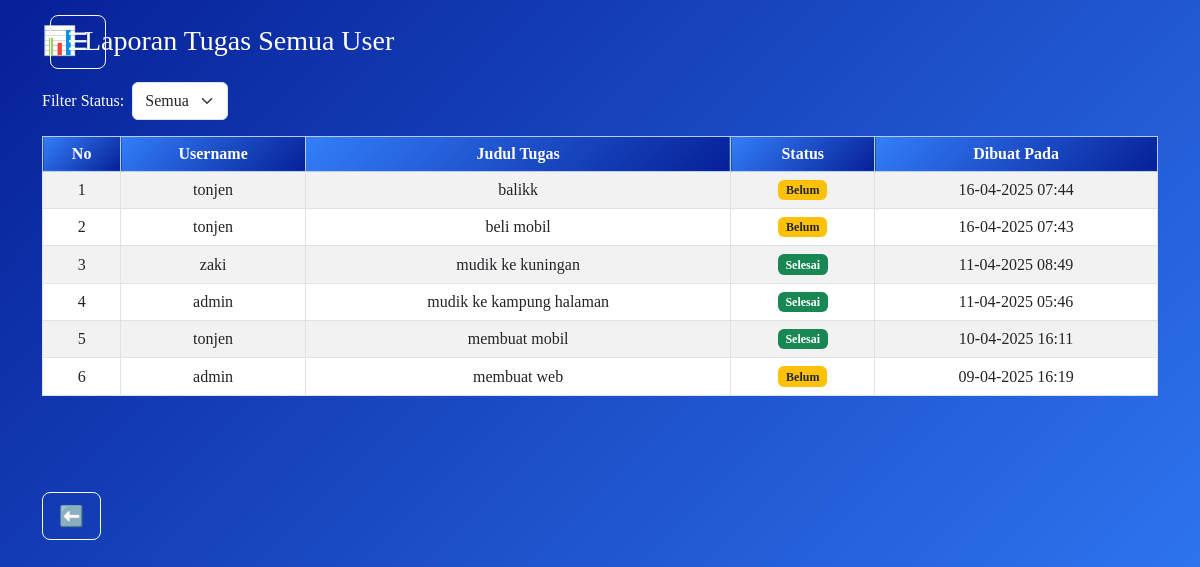
Page /admin/laporan_tugas.php (signed in) on the committed database.
### tables this page shows
CREATE TABLE `tasks` (
  `id` int(11) NOT NULL,
  `judul` varchar(255) NOT NULL,
  `status` enum('belum','selesai') NOT NULL DEFAULT 'belum',
  `user_id` int(11) DEFAULT NULL,
  `created_at` timestamp NOT NULL DEFAULT current_timestamp(),
  `updated_at` timestamp NOT NULL DEFAULT current_timestamp() ON UPDATE current_timestamp()
);

CREATE TABLE `users` (
  `id` int(11) NOT NULL,
  `username` varchar(50) NOT NULL,
  `email` varchar(255) DEFAULT NULL,
  `password` varchar(255) NOT NULL,
  `role` enum('admin','user') NOT NULL,
  `created_at` datetime DEFAULT current_timestamp()
);

### admin/laporan_tugas.php (the view, shortened to what this page needs)
<?php
include '../sidebar.php';
include '../config/db.php';
$sql = "SELECT tasks.*, users.username
        FROM tasks
        JOIN users ON tasks.user_id = users.id";
$sql .= " ORDER BY tasks.created_at DESC";
$result = $conn->query($sql);
?>
<!DOCTYPE html>
<html lang="en">
<head>
    <link href="https://cdn.jsdelivr.net/npm/bootstrap@5.3.0/dist/css/bootstrap.min.css" rel="stylesheet">
</head>
<body class="p-4">
    <div class="container">
        <h3 class="mb-4 text-white">📊 Laporan Tugas Semua User</h3>
        <form method="get" class="mb-3 row g-2 align-items-center">
            <div class="col-auto">
                <label for="status" class="form-label mb-0 text-white">Filter Status:</label>
            </div>
            <div class="col-auto">
                <select name="status" id="status" class="form-select" onchange="this.form.submit()">
                    <option value="">Semua</option>
                </select>
            </div>
        </form>
        <table class="table table-bordered text-center table-striped">
            <thead class="table-primary">
                <tr>
                    <th style="background: linear-gradient(135deg, #337FFA, #062097); color: white;">No</th>
                    <th style="background: linear-gradient(135deg, #337FFA, #062097); color: white;">Username</th>
                    <th style="background: linear-gradient(135deg, #337FFA, #062097); color: white;">Judul Tugas</th>
                    <th style="background: linear-gradient(135deg, #337FFA, #062097); color: white;">Status</th>
                    <th style="background: linear-gradient(135deg, #337FFA, #062097); color: white;">Dibuat Pada</th>
                </tr>
            </thead>
            <tbody>
                <?php if ($result && $result->num_rows > 0): ?>
                    <?php $no = 1; ?>
                    <?php while ($row = $result->fetch_assoc()): ?>
                        <tr>
                            <td><?= $no++ ?></td>
                            <td><?= htmlspecialchars($row['username']) ?></td>
                            <td><?= htmlspecialchars($row['judul']) ?></td>
                            <td>
                                <?php if ($row['status'] === 'selesai'): ?>
                                    <span class="badge bg-success">Selesai</span>
                                <?php else: ?>
                                    <span class="badge bg-warning text-dark">Belum</span>
                                <?php endif; ?>
                            </td>
                            <td><?= date("d-m-Y H:i", strtotime($row['created_at'])) ?></td>
                        </tr>
                    <?php endwhile; ?>
                <?php else: ?>
                    <tr>
                        <td colspan="5" class="text-center">Tidak ada tugas yang sesuai dengan filter.</td>
                    </tr>
                <?php endif; ?>
            </tbody>
        </table>
    </div>
    <div class="container mt-5 pt-5">
    <a href="dashboard_admin.php" class="btn btn-outline-light btn-lg mb-3 btn-press" style="bg-black">
        <i class="bi bi-arrow-left-circle"></i> ⬅️
    </a>
</div>
</body>
</html>

### admin/laporan_tugas.php (style rules this page uses)
body { font-family: 'Times New Roman', serif; background: linear-gradient(135deg,rgb(6, 32, 151), rgb(51, 127, 250)); }
.table th, .table td { vertical-align: middle; }

### rows in the picture
tasks: user.username "tonjen", judul "balikk", status "Belum", created_at "16-04-2025 07:44"
tasks: user.username "tonjen", judul "beli mobil", status "Belum", created_at "16-04-2025 07:43"
tasks: user.username "zaki", judul "mudik ke kuningan", status "Selesai", created_at "11-04-2025 08:49"
tasks: user.username "admin", judul "mudik ke kampung halaman", status "Selesai", created_at "11-04-2025 05:46"
tasks: user.username "tonjen", judul "membuat mobil", status "Selesai", created_at "10-04-2025 16:11"
tasks: user.username "admin", judul "membuat web", status "Belum", created_at "09-04-2025 16:19"
